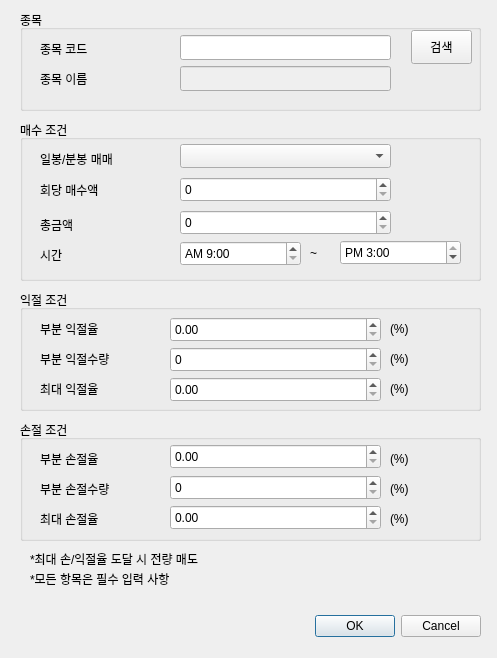
<?xml version="1.0" encoding="UTF-8"?>
<ui version="4.0">
 <class>dialog</class>
 <widget class="QDialog" name="dialog">
  <property name="geometry">
   <rect>
    <x>0</x>
    <y>0</y>
    <width>497</width>
    <height>658</height>
   </rect>
  </property>
  <property name="windowTitle">
   <string>조건 등록</string>
  </property>
  <property name="windowIcon">
   <iconset>
    <normaloff>pigicon.ico</normaloff>pigicon.ico</iconset>
  </property>
  <widget class="QGroupBox" name="groupBox_2">
   <property name="geometry">
    <rect>
     <x>20</x>
     <y>120</y>
     <width>461</width>
     <height>161</height>
    </rect>
   </property>
   <property name="title">
    <string>매수 조건</string>
   </property>
   <widget class="QLabel" name="label_3">
    <property name="geometry">
     <rect>
      <x>20</x>
      <y>61</y>
      <width>141</width>
      <height>18</height>
     </rect>
    </property>
    <property name="text">
     <string>회당 매수액</string>
    </property>
   </widget>
   <widget class="QLabel" name="label_4">
    <property name="geometry">
     <rect>
      <x>20</x>
      <y>30</y>
      <width>131</width>
      <height>18</height>
     </rect>
    </property>
    <property name="text">
     <string>일봉/분봉 매매</string>
    </property>
   </widget>
   <widget class="QLabel" name="label_6">
    <property name="geometry">
     <rect>
      <x>20</x>
      <y>126</y>
      <width>77</width>
      <height>18</height>
     </rect>
    </property>
    <property name="text">
     <string>시간</string>
    </property>
   </widget>
   <widget class="QDateTimeEdit" name="et_buyStartTime">
    <property name="geometry">
     <rect>
      <x>160</x>
      <y>121</y>
      <width>121</width>
      <height>25</height>
     </rect>
    </property>
    <property name="date">
     <date>
      <year>1999</year>
      <month>1</month>
      <day>1</day>
     </date>
    </property>
    <property name="time">
     <time>
      <hour>9</hour>
      <minute>0</minute>
      <second>0</second>
     </time>
    </property>
    <property name="displayFormat">
     <string>AP h:mm</string>
    </property>
   </widget>
   <widget class="QDateTimeEdit" name="et_buyEndTime">
    <property name="geometry">
     <rect>
      <x>320</x>
      <y>120</y>
      <width>121</width>
      <height>25</height>
     </rect>
    </property>
    <property name="date">
     <date>
      <year>1999</year>
      <month>1</month>
      <day>1</day>
     </date>
    </property>
    <property name="time">
     <time>
      <hour>15</hour>
      <minute>0</minute>
      <second>0</second>
     </time>
    </property>
    <property name="minimumDateTime">
     <datetime>
      <hour>0</hour>
      <minute>0</minute>
      <second>0</second>
      <year>1999</year>
      <month>1</month>
      <day>1</day>
     </datetime>
    </property>
    <property name="displayFormat">
     <string>AP h:mm</string>
    </property>
   </widget>
   <widget class="QLabel" name="label_7">
    <property name="geometry">
     <rect>
      <x>290</x>
      <y>124</y>
      <width>21</width>
      <height>18</height>
     </rect>
    </property>
    <property name="text">
     <string>~</string>
    </property>
   </widget>
   <widget class="QSpinBox" name="et_totalBuyAmountPerTime">
    <property name="geometry">
     <rect>
      <x>160</x>
      <y>57</y>
      <width>211</width>
      <height>25</height>
     </rect>
    </property>
    <property name="maximum">
     <number>1000000000</number>
    </property>
    <property name="singleStep">
     <number>1</number>
    </property>
   </widget>
   <widget class="QComboBox" name="cb_dayMin">
    <property name="geometry">
     <rect>
      <x>160</x>
      <y>24</y>
      <width>211</width>
      <height>24</height>
     </rect>
    </property>
   </widget>
   <widget class="QLabel" name="label_5">
    <property name="geometry">
     <rect>
      <x>20</x>
      <y>96</y>
      <width>141</width>
      <height>18</height>
     </rect>
    </property>
    <property name="text">
     <string>총금액</string>
    </property>
   </widget>
   <widget class="QSpinBox" name="et_totalBuyAmount">
    <property name="geometry">
     <rect>
      <x>160</x>
      <y>90</y>
      <width>211</width>
      <height>25</height>
     </rect>
    </property>
    <property name="maximum">
     <number>1000000000</number>
    </property>
    <property name="singleStep">
     <number>1</number>
    </property>
   </widget>
  </widget>
  <widget class="QDialogButtonBox" name="bts_oneStock">
   <property name="geometry">
    <rect>
     <x>140</x>
     <y>610</y>
     <width>341</width>
     <height>32</height>
    </rect>
   </property>
   <property name="orientation">
    <enum>Qt::Horizontal</enum>
   </property>
   <property name="standardButtons">
    <set>QDialogButtonBox::Cancel|QDialogButtonBox::Ok</set>
   </property>
  </widget>
  <widget class="QGroupBox" name="groupBox">
   <property name="geometry">
    <rect>
     <x>20</x>
     <y>10</y>
     <width>461</width>
     <height>101</height>
    </rect>
   </property>
   <property name="title">
    <string>종목</string>
   </property>
   <widget class="QLabel" name="label_2">
    <property name="geometry">
     <rect>
      <x>20</x>
      <y>60</y>
      <width>111</width>
      <height>18</height>
     </rect>
    </property>
    <property name="text">
     <string>종목 이름</string>
    </property>
   </widget>
   <widget class="QLabel" name="label">
    <property name="geometry">
     <rect>
      <x>20</x>
      <y>30</y>
      <width>111</width>
      <height>18</height>
     </rect>
    </property>
    <property name="text">
     <string>종목 코드</string>
    </property>
   </widget>
   <widget class="QPushButton" name="bt_searchCode">
    <property name="geometry">
     <rect>
      <x>391</x>
      <y>20</y>
      <width>61</width>
      <height>34</height>
     </rect>
    </property>
    <property name="text">
     <string>검색</string>
    </property>
   </widget>
   <widget class="QLineEdit" name="et_code">
    <property name="geometry">
     <rect>
      <x>160</x>
      <y>25</y>
      <width>211</width>
      <height>25</height>
     </rect>
    </property>
   </widget>
   <widget class="QLineEdit" name="tv_codeName">
    <property name="enabled">
     <bool>false</bool>
    </property>
    <property name="geometry">
     <rect>
      <x>160</x>
      <y>56</y>
      <width>211</width>
      <height>25</height>
     </rect>
    </property>
   </widget>
  </widget>
  <widget class="QLabel" name="label_15">
   <property name="geometry">
    <rect>
     <x>30</x>
     <y>570</y>
     <width>441</width>
     <height>18</height>
    </rect>
   </property>
   <property name="text">
    <string>*모든 항목은 필수 입력 사항</string>
   </property>
  </widget>
  <widget class="QGroupBox" name="groupBox_3">
   <property name="geometry">
    <rect>
     <x>20</x>
     <y>290</y>
     <width>461</width>
     <height>121</height>
    </rect>
   </property>
   <property name="title">
    <string>익절 조건</string>
   </property>
   <widget class="QLabel" name="label_8">
    <property name="geometry">
     <rect>
      <x>20</x>
      <y>60</y>
      <width>121</width>
      <height>18</height>
     </rect>
    </property>
    <property name="text">
     <string>부분 익절수량</string>
    </property>
   </widget>
   <widget class="QLabel" name="label_9">
    <property name="geometry">
     <rect>
      <x>20</x>
      <y>30</y>
      <width>101</width>
      <height>18</height>
     </rect>
    </property>
    <property name="text">
     <string>부분 익절율</string>
    </property>
   </widget>
   <widget class="QLabel" name="label_10">
    <property name="geometry">
     <rect>
      <x>20</x>
      <y>90</y>
      <width>101</width>
      <height>18</height>
     </rect>
    </property>
    <property name="text">
     <string>최대 익절율</string>
    </property>
   </widget>
   <widget class="QLabel" name="label_20">
    <property name="geometry">
     <rect>
      <x>370</x>
      <y>90</y>
      <width>41</width>
      <height>18</height>
     </rect>
    </property>
    <property name="text">
     <string>(%)</string>
    </property>
   </widget>
   <widget class="QLabel" name="label_21">
    <property name="geometry">
     <rect>
      <x>370</x>
      <y>60</y>
      <width>41</width>
      <height>18</height>
     </rect>
    </property>
    <property name="text">
     <string>(%)</string>
    </property>
   </widget>
   <widget class="QLabel" name="label_22">
    <property name="geometry">
     <rect>
      <x>370</x>
      <y>30</y>
      <width>41</width>
      <height>18</height>
     </rect>
    </property>
    <property name="text">
     <string>(%)</string>
    </property>
   </widget>
   <widget class="QDoubleSpinBox" name="et_profitRate">
    <property name="geometry">
     <rect>
      <x>150</x>
      <y>27</y>
      <width>211</width>
      <height>25</height>
     </rect>
    </property>
   </widget>
   <widget class="QDoubleSpinBox" name="et_maxProfitRate">
    <property name="geometry">
     <rect>
      <x>150</x>
      <y>87</y>
      <width>211</width>
      <height>25</height>
     </rect>
    </property>
   </widget>
   <widget class="QSpinBox" name="et_profitRateVolume">
    <property name="geometry">
     <rect>
      <x>150</x>
      <y>57</y>
      <width>211</width>
      <height>25</height>
     </rect>
    </property>
    <property name="maximum">
     <number>100</number>
    </property>
    <property name="singleStep">
     <number>10</number>
    </property>
   </widget>
  </widget>
  <widget class="QLabel" name="label_11">
   <property name="geometry">
    <rect>
     <x>30</x>
     <y>550</y>
     <width>291</width>
     <height>18</height>
    </rect>
   </property>
   <property name="text">
    <string>*최대 손/익절율 도달 시 전량 매도</string>
   </property>
  </widget>
  <widget class="QGroupBox" name="groupBox_4">
   <property name="geometry">
    <rect>
     <x>20</x>
     <y>420</y>
     <width>461</width>
     <height>121</height>
    </rect>
   </property>
   <property name="title">
    <string>손절 조건</string>
   </property>
   <widget class="QLabel" name="label_12">
    <property name="geometry">
     <rect>
      <x>20</x>
      <y>60</y>
      <width>121</width>
      <height>18</height>
     </rect>
    </property>
    <property name="text">
     <string>부분 손절수량</string>
    </property>
   </widget>
   <widget class="QLabel" name="label_13">
    <property name="geometry">
     <rect>
      <x>20</x>
      <y>30</y>
      <width>101</width>
      <height>18</height>
     </rect>
    </property>
    <property name="text">
     <string>부분 손절율</string>
    </property>
   </widget>
   <widget class="QLabel" name="label_16">
    <property name="geometry">
     <rect>
      <x>20</x>
      <y>90</y>
      <width>101</width>
      <height>18</height>
     </rect>
    </property>
    <property name="text">
     <string>최대 손절율</string>
    </property>
   </widget>
   <widget class="QLabel" name="label_17">
    <property name="geometry">
     <rect>
      <x>370</x>
      <y>90</y>
      <width>41</width>
      <height>18</height>
     </rect>
    </property>
    <property name="text">
     <string>(%)</string>
    </property>
   </widget>
   <widget class="QLabel" name="label_18">
    <property name="geometry">
     <rect>
      <x>370</x>
      <y>60</y>
      <width>41</width>
      <height>18</height>
     </rect>
    </property>
    <property name="text">
     <string>(%)</string>
    </property>
   </widget>
   <widget class="QLabel" name="label_19">
    <property name="geometry">
     <rect>
      <x>370</x>
      <y>30</y>
      <width>41</width>
      <height>18</height>
     </rect>
    </property>
    <property name="text">
     <string>(%)</string>
    </property>
   </widget>
   <widget class="QDoubleSpinBox" name="et_lossRate">
    <property name="geometry">
     <rect>
      <x>150</x>
      <y>24</y>
      <width>211</width>
      <height>25</height>
     </rect>
    </property>
   </widget>
   <widget class="QDoubleSpinBox" name="et_maxLossRate">
    <property name="geometry">
     <rect>
      <x>150</x>
      <y>85</y>
      <width>211</width>
      <height>25</height>
     </rect>
    </property>
   </widget>
   <widget class="QSpinBox" name="et_lossRateVolume">
    <property name="geometry">
     <rect>
      <x>150</x>
      <y>55</y>
      <width>211</width>
      <height>25</height>
     </rect>
    </property>
    <property name="maximum">
     <number>100</number>
    </property>
    <property name="singleStep">
     <number>10</number>
    </property>
   </widget>
  </widget>
 </widget>
 <resources/>
 <connections/>
</ui>
